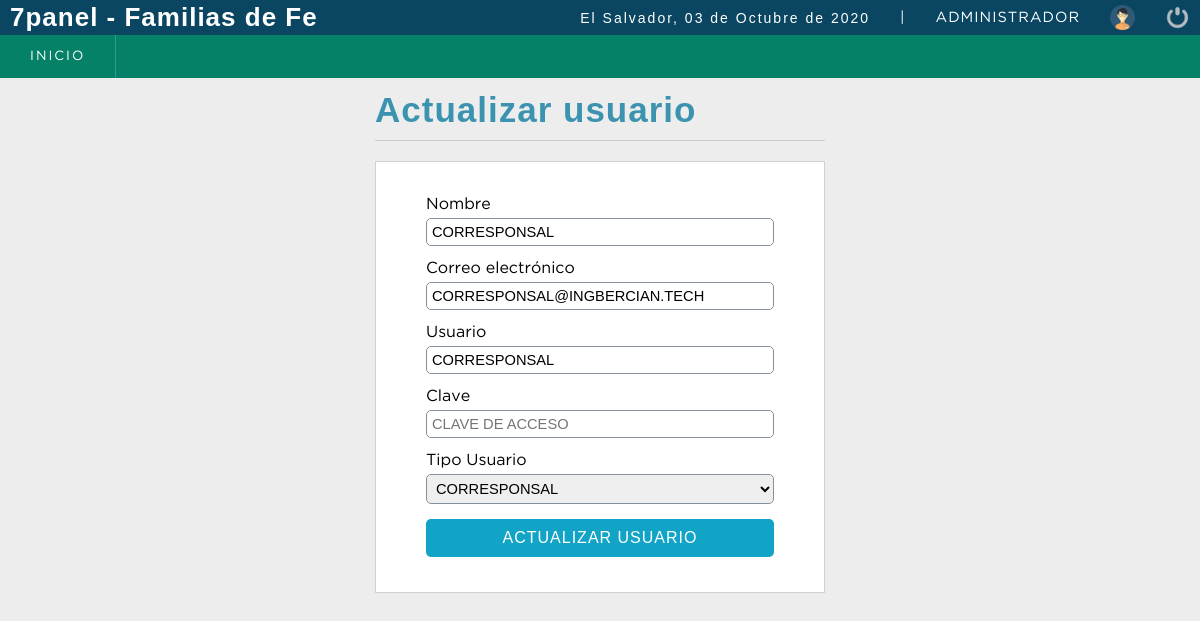
/sistema/editar_usuario.php?cod=42 (signed in), run on the app's committed database.
### tables this page shows
CREATE TABLE IF NOT EXISTS `usuario` (
  `codusuario` smallint(5) NOT NULL AUTO_INCREMENT,
  `nombre` varchar(50) NOT NULL,
  `correo` varchar(50) NOT NULL,
  `usuario` varchar(50) NOT NULL,
  `clave` varchar(50) NOT NULL,
  `rol` smallint(5) NOT NULL,
  `estatus` smallint(5) NOT NULL DEFAULT '1',
  `incorporacion` datetime NOT NULL DEFAULT CURRENT_TIMESTAMP,
  PRIMARY KEY (`codusuario`),
  KEY `rol` (`rol`),
  KEY `estatus` (`estatus`)
);

CREATE TABLE IF NOT EXISTS `rol` (
  `codrol` smallint(5) NOT NULL AUTO_INCREMENT,
  `rol` varchar(50) NOT NULL,
  PRIMARY KEY (`codrol`)
);

### sistema/editar_usuario.php (the view, shortened to what this page needs)
<?php
	include "../conexion.php";
	$iduser = $_REQUEST['cod'];
	$sql= mysqli_query($conection,"SELECT u.codusuario, u.nombre,u.correo,u.usuario, (u.rol) as codrol, (r.rol) as rol
									FROM usuario u
									INNER JOIN rol r
									on u.rol = r.codrol
									WHERE codusuario= $iduser ");
	$result_sql = mysqli_num_rows($sql);
	if($result_sql == 0){
		header('Location: lista_usuarios.php');
	}else{
		$option = '';
		while ($data = mysqli_fetch_array($sql)) {
			$nombre  = $data['nombre'];
			$correo  = $data['correo'];
			$usuario = $data['usuario'];
			$idrol   = $data['codrol'];
			$rol     = $data['rol'];
			if($idrol == 1){
				$option = '<option value="'.$idrol.'" select>'.$rol.'</option>';
			}else if($idrol == 1){
				$option = '<option value="'.$idrol.'" select>'.$rol.'</option>';
			}else if($idrol == 2){
				$option = '<option value="'.$idrol.'" select>'.$rol.'</option>';
			}else if($idrol == 3){
				$option = '<option value="'.$idrol.'" select>'.$rol.'</option>';
			}else if($idrol == 4){
				$option = '<option value="'.$idrol.'" select>'.$rol.'</option>';
			}else if($idrol == 5){
				$option = '<option value="'.$idrol.'" select>'.$rol.'</option>';
			}
		}
	}
 ?>
<!DOCTYPE html>
<html lang="en">
<head>
	<?php include "includes/scripts.php"; ?>
</head>
<body>
	<?php include "includes/header.php"; ?>
	<section id="container">
		<div class="form_register">
			<h1>Actualizar usuario</h1>
			<hr>
			<form action="" method="post">
				<label for="nombre">Nombre</label>
				<input type="text" name="nombre" id="nombre" placeholder="Nombre completo" value="<?php echo $nombre; ?>">
				<label for="correo">Correo electrónico</label>
				<input type="email" name="correo" id="correo" placeholder="Correo electrónico" value="<?php echo $correo; ?>">
				<label for="usuario">Usuario</label>
				<input type="text" name="usuario" id="usuario" placeholder="Usuario" value="<?php echo $usuario; ?>">
				<label for="clave">Clave</label>
				<input type="password" name="clave" id="clave" placeholder="Clave de acceso">
				<label for="rol">Tipo Usuario</label>
				<select name="rol" id="rol" class="notItemOne">
					<?php
						echo $option;
					?>
				</select>
				<input type="submit" value="Actualizar usuario" class="btn_save">
			</form>
		</div>
	</section>
</body>
</html>

### sistema/css/style.css (style rules this page uses)
* { margin: 0; padding: 0; box-sizing: border-box; }
body { background: #ededed; }
input, select, a, th { text-transform: uppercase; }
.btn_save { text-transform: uppercase; }
h1, h2, h3, h4, h5, h6 { font-family: 'arial'; font-weight: bold; letter-spacing: 1px; }
h1 { font-size: 26px; }
#container { padding: 90px 15px 15px; }
.form_register { width: 450px; margin: auto; }
.form_register h1 { color: #3c93b0; }
hr { border: 0; background: #CCC; height: 1px; margin: 10px 0; display: block; }
form { background: #FFF; margin: auto; padding: 20px 50px; border: 1px solid #d1d1d1; }
label { display: block; font-size: 12pt; font-family: 'GothamBook'; margin: 15px auto 5px auto; }
input,select { display: block; width: 100%; font-size: 11pt; padding: 5px; border: 1px solid #85929e; border-radius: 5px; }
.notItemOne option:first-child { display: none; }
.btn_save { font-size: 12pt; background: #12a4c6; padding: 10px; color: #FFF; letter-spacing: 1px; border: 0; cursor: pointer; margin: 15px auto; }
#container h1 { font-size: 35px; display: inline-block; }

### data on the page
usuario: nombre "corresponsal", correo "corresponsal@ingbercian.tech", usuario "corresponsal", rol "corresponsal"

### other printed values
fechaC() "03 de Octubre de 2020"
$_SESSION['user'] "ADMINISTRADOR"
